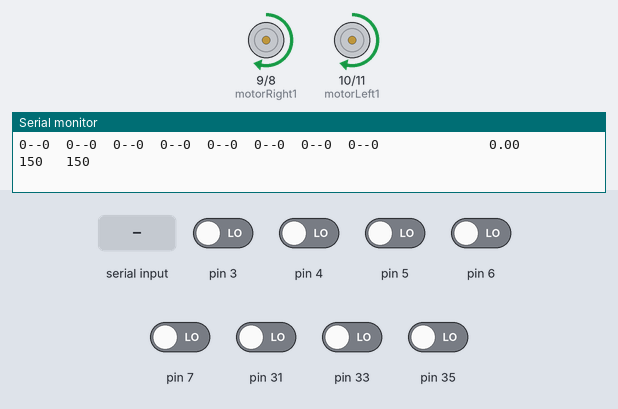
This sketch was run on a simulated Arduino Mega 2560, built with avr-gcc and run on an emulated ATmega2560. Parts: motor-driver pin pairs drawn as motors (green arrow = first pin HIGH = forward, orange = second pin HIGH = backward, longer = more drive), the last lines printed to the serial monitor. The test bench sets the inputs (shaded band); at power-on: pin 3–7, pin 31, pin 33, pin 35 LOW.

Above: at 12.2 s.
12.3 s: pin 6 driven HIGH
At 13.5 s:
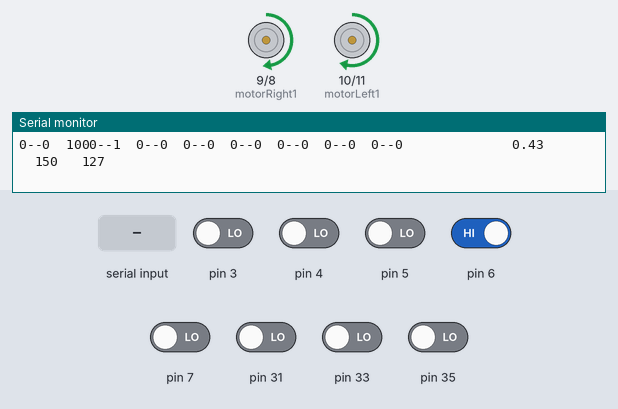
13.8 s: "I90\n" received over the second serial link
At 14.3 s:
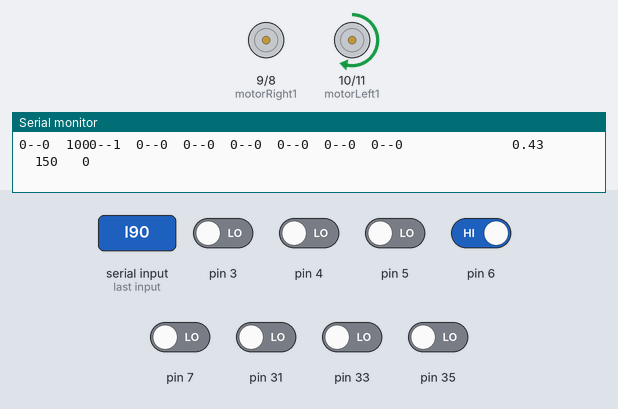
15.4 s: "H90\n" received over the second serial link
At 16.7 s:
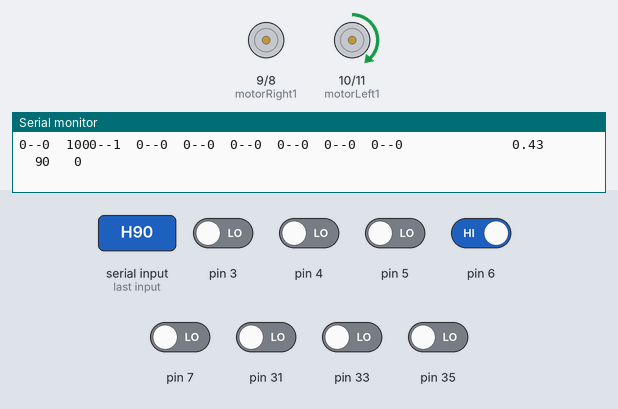
17.0 s: "I|45\n" received over the second serial link
At 18.2 s:
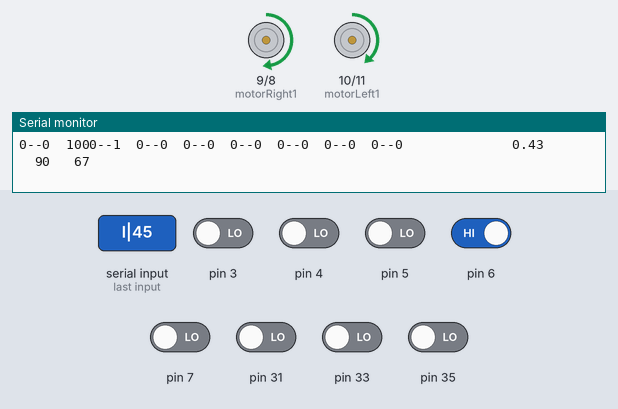
18.5 s: pin 4 driven HIGH
At 19.4 s:
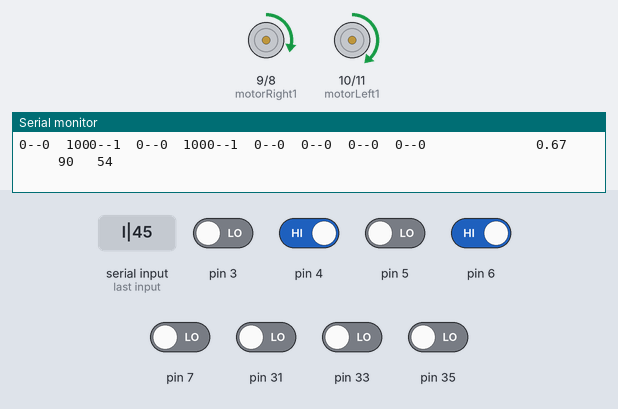
20.1 s: pin 3 driven HIGH
At 20.9 s:
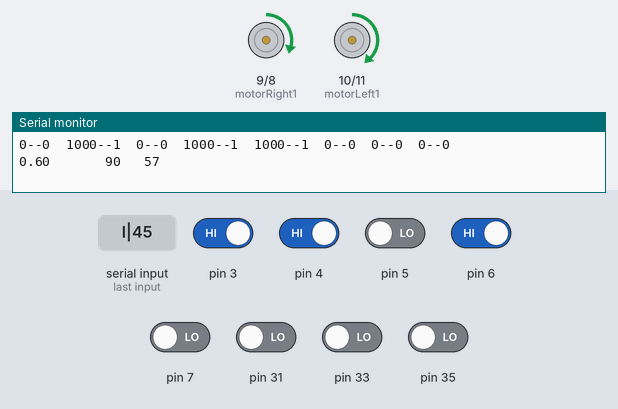
Timing chart, 0 to 23.1 s (numbered marks = the images above; inputs shaded):
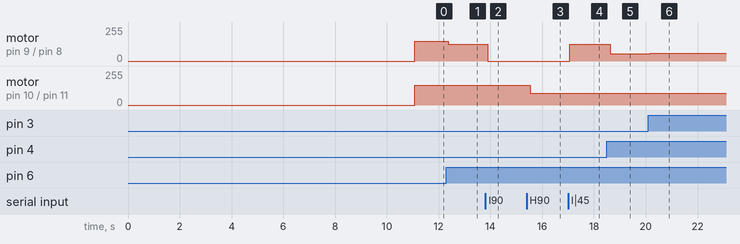

Measured:
- after the input at 12.3 s, motor on pin 9 (motorRight1) / pin 8 (motorRight2): forward 150/255 → forward 127/255 after 0.07 s
- after the input at 13.8 s, motor on pin 9 (motorRight1) / pin 8 (motorRight2): forward 127/255 → stopped after 0.09 s
- after the input at 15.4 s, motor on pin 10 (motorLeft1) / pin 11 (motorLeft2): forward 150/255 → forward 90/255 after 0.13 s
- after the input at 17.0 s, motor on pin 9 (motorRight1) / pin 8 (motorRight2): stopped → forward 127/255 after 0.07 s
- after the input at 18.5 s, motor on pin 9 (motorRight1) / pin 8 (motorRight2): forward 127/255 → forward 54/255 after 0.13 s
- after the input at 20.1 s, motor on pin 9 (motorRight1) / pin 8 (motorRight2): forward 54/255 → forward 57/255 after 0.08 s

The sketch:

Logic.ino
```cpp
#include <QTRSensors.h>


////////////////Set these parameters////////////////////////////////////////////////////////////////////////////////////////////////////////////
int sensorMode = 0; //0-calibrationON & calibrated values; 1-raw values; 2-calibrated+position
int crit = 500; // senorValue<crit: white
int errorMode = 1; // 0=digital & 1=analog

int turnStDelay = 100;

int fullSpeed = 150;
int turnSpeed = 90;
int lowSpeed = 0;

float Kp = 55;
float Kd = 0;
float Ki = 0;
//////////////////////////////////////////////////////


#define NUM_SENSORS   8     // number of sensors used
#define TIMEOUT       2500  // waits for 2500 microseconds for sensor outputs to go low
#define EMITTER_PIN   22     // emitter is controlled by digital pin 2
// sensors 0 through 7 are connected to digital pins
QTRSensorsRC qtrrc((unsigned char[]) { 7, 6, 5, 4, 3, 35, 33, 31 },
NUM_SENSORS, TIMEOUT, EMITTER_PIN);


String readString;

const int motorRight1 = 9;
const int motorRight2 = 8;

const int motorLeft1 = 10;
const int motorLeft2 = 11;


int vel;


//
float preverror = 0;
float error = 0;
float derror = 0;
float ierror = 0;

float U;


unsigned int sV[NUM_SENSORS];
bool bSV[NUM_SENSORS]; //sensor values in binary


int flip = 0; // 1=right sensors flipped -1=left sensor flipped
int turn = 0; // 1=right turn  -1=left turn 3=right at finish

int invert = 1;
int firstCross = 0;

void setup()
{

  pinMode(motorRight1, OUTPUT);
  pinMode(motorRight2, OUTPUT);
  pinMode(motorLeft1, OUTPUT);
  pinMode(motorLeft2, OUTPUT);

  if (sensorMode != 1) calibration();
  Serial.begin(9600);
  Serial3.begin(9600);

}


void loop()
{

  if (Serial3.available() > 0) BT();

  readIR();


    if ( sensorCheck("x111111x") )
    {
      turn = 3;
      flip = 0;
    }

    //90 turn
    else if (  turn !=3 && sensorCheck("1111xxx0") )
    {
      flip = -1;
      turn = -1;
    }

    //30 turn
    else if ( turn !=3 && sensorCheck("1xx||xx0") ) // or this logic: 1oo| |xx0
    {
      flip = -1;
      turn = -2;
    }


    //90 turn
    else if (  turn !=3 && sensorCheck("0xxx1111") )
    {
      flip = 1;
      turn = 1;
    }
    //30 turn
    else if (  turn !=3 && sensorCheck("0xx||xx1") ) //or this logic 0xx| |oo1
    {
      flip = 1;
      turn = 2;
    }


    if (flip == 1) sensorFlip(1);
    else if (flip == -1) sensorFlip(-1);

    if ( sensorCheck("00000000") )  //( allwhite() )
    {
        flip = 0;
        //turn = 0;

        if ( (turn == 1) || (turn == 2) ) rightTurn();
        else if ( (turn == -1) || (turn == -2) ) leftTurn();
        //else if (turn == 0) goStraight();  //if turn=0; do nothing, go straight on PID algorithm
    }


    if ( (turn == 3 || turn==1) && sensorCheck("0xxxxxx0") ) rightTurn();

    if ( (turn == 2) && sensorCheck("0xxxxxx0") ) leftTurn();


  computePID();
  moveRobot();

}


void calibration()
{
  delay(50);
  //pinMode(13, OUTPUT);
  //digitalWrite(13, HIGH);    // turn on Arduino's LED to indicate we are in calibration mode
  for (int i = 0; i < 400; i++)  // make the calibration take about 10 seconds
  {
    qtrrc.calibrate();       // reads all sensors 10 times at 2500 us per read (i.e. ~25 ms per call)
  }
  //digitalWrite(13, LOW);     // turn off Arduino's LED to indicate we are through with calibration

  // print the calibration minimum values measured when emitters were on
  Serial.begin(9600);
  for (int i = 0; i < NUM_SENSORS; i++)
  {
    Serial.print(qtrrc.calibratedMinimumOn[i]);
    Serial.print(' ');
  }
  Serial.println();

  // print the calibration maximum values measured when emitters were on
  for (int i = 0; i < NUM_SENSORS; i++)
  {
    Serial.print(qtrrc.calibratedMaximumOn[i]);
    Serial.print(' ');
  }
  Serial.println();
  Serial.println();
  delay(1000);
}


void readIR()
{
  Serial.println();
  // read calibrated sensor values and obtain a measure of the line position from 0 to 5000
  // To get raw sensor values, call:
  //  qtrrc.read(sV); instead of unsigned int position = qtrrc.readLine(sV);

  //unsigned int position = qtrrc.readLine(sV);
  if ( sensorMode == 0 ) qtrrc.readCalibrated(sV);
  else if ( sensorMode == 1 ) qtrrc.read(sV);
  else if ( sensorMode == 2 ) int position = qtrrc.readLine(sV);

  // print the sensor values as numbers from 0 to 1000, where 0 means maximum reflectance and
  // 1000 means minimum reflectance, followed by the line position
  for (unsigned char i = 0; i < NUM_SENSORS; i++)
  {


    ///////////////////scaes raw values from 0-1000
    if (sensorMode==1) sV[i] = map(sV[i], 0, 2500, 0, 1000);

    /////////////////////////////////////////
    if ( sV[i]>crit ) bSV[i] = 1;
      else bSV[i] = 0;

    Serial.print(sV[i]);
    Serial.print("--");
    Serial.print(bSV[i]);
    Serial.print('\t');
  }
  //Serial.println(); // uncomment this line if you are using raw values
  //Serial.print('   ');
  //Serial.print(position); // comment this line out if you are using raw values

  if ( firstCross==1 && sensorCheck("000||000") ) invert = 0;
  if (invert==1) invertSV();

}


void computePID()
{
  //analog version of code
  if (errorMode == 1)
    error = ( (-4.0*sV[0]) + (-3.0*sV[1]) + (-2.0*sV[2]) + (-1.0*sV[3]) + (1.0*sV[4]) + (2.0*sV[5]) + (3.0*sV[6]) + (4.0*sV[7]));
    if ((sV[0]+sV[1]+sV[2]+sV[3]+sV[4]+sV[5]+sV[6]+sV[7]) > 10) error = error/((sV[0]+sV[1]+sV[2]+sV[3]+sV[4]+sV[5]+sV[6]+sV[7]));
  //

  //digital version of code
  if (errorMode == 0)
  {
    error =   ((-4.0*bSV[0]) + (-3.0*bSV[1]) + (-2.0*bSV[2]) + (-1.0*bSV[3])   + (1.0*bSV[4]) + (2.0*bSV[5]) + (3.0*bSV[6]) + (4.0*bSV[7])) ;
    if ((bSV[0]+bSV[1]+bSV[2]+bSV[3]+bSV[4]+bSV[5]+bSV[6]+bSV[7])!=0) error/=(bSV[0]+bSV[1]+bSV[2]+bSV[3]+bSV[4]+bSV[5]+bSV[6]+bSV[7]);
  }
  //
  derror = error - preverror;
  ierror += error;
  U = Kp * error + Kd * derror + Ki * ierror;
  preverror = error;

  Serial.print("            ");
  Serial.print(error);
}


void BT()
{
  while (Serial3.available())
  {
    delay(3);
    char c = Serial3.read();
    readString += c;
  }

  if (readString.length() > 0)
  {
    if (readString[0] == 'P') Kp = converter(readString);
    else if (readString[0] == 'I') Ki = converter(readString);
    else if (readString[0] == 'D') Kd = converter(readString);
    else if (readString[0] == 'H') fullSpeed = converter(readString);
    else if (readString[0] == 'L') turnSpeed = converter(readString);
  }
  readString = "";
}


float converter (String x)
{
  int l = x.length();
  char z[l];
  for ( int i = 0; i < l; i++)
    z[i] = x[i + 1];
  return atof(z);
}


void moveRobot()
{
  if (U < 0)
  {
    vel = fullSpeed + (int)U;
    if (vel>fullSpeed)vel=fullSpeed;
    else if (vel<lowSpeed) vel=lowSpeed;

    analogWrite(motorRight1, fullSpeed);
    analogWrite(motorRight2, 0);

    if  (vel>0)
    {
      analogWrite(motorLeft1, abs(vel));
      analogWrite(motorLeft2, 0);
    }

    else
    {
      analogWrite(motorLeft1, 0);
      analogWrite(motorLeft2, abs(vel));

     }

     Serial.print("       ");
     Serial.print(vel);
     Serial.print("   ");
     Serial.print(fullSpeed);
  }

  else if (U >= 0)
  {
    vel = fullSpeed - (int)U;
    if (vel>fullSpeed)vel=fullSpeed;
    else if (vel<lowSpeed) vel=lowSpeed;


    analogWrite(motorLeft1, fullSpeed);
    analogWrite(motorLeft2, 0);

    if (vel>0)
    {
      analogWrite(motorRight1, abs(vel));
      analogWrite(motorRight2, 0);
    }

    else
    {
      analogWrite(motorRight1,0);
      analogWrite(motorRight2, abs(vel));
    }

    Serial.print("       ");
    Serial.print(fullSpeed);
    Serial.print("   ");
    Serial.print(vel);
  }
}


int sensorCheck(String val)
{
    //int bSV[]={0,0,0,1,1,1,0,1};
    //char* val = "0xx||oo1";

    int rarray[8];
    int returnVal = 1;

    for (int i=7; i>=0; i--)
    {
        if ( val[i]=='x' || ( bSV[i]==1 && val[i]=='1' ) || (bSV[i]==0 && val[i]=='0') ) rarray[i]=1;
        else if ( val[i]=='|' && bSV[i]==1 )  rarray[i]=2;
        else if ( val[i]=='|' && bSV[i]==0 ) rarray[i]=3;
        else if ( val[i]=='o' && bSV[i]==0 ) rarray[i]=8;
        else if ( val[i]=='o' && bSV[i]==1 ) rarray[i]=9;
        else rarray[i]=0;
        //printf("%d", rarray[i]);
    }

    //printf("\n");

    for (int i=0; i<8; i++)
    {

        int chkr = 0;
        if (rarray[i]==2 || rarray[i]==3)
        {
            int j = i;
            int k = i;

            while(j<8 && (rarray[j]==2 || rarray[j]==3))
            {
                if ( rarray[j]==2 ) chkr = 1;
                j++;
            }
            while(k<8 && (rarray[k]==2 || rarray[k]==3))
            {
                if ( chkr == 1) rarray[k]=1;
                else rarray[k]=0;
                k++;
            }

        }

        if (rarray[i]==8 || rarray[i]==9)
        {
            int j = i;
            int k = i;

            while(j<8 && (rarray[j]==8 || rarray[j]==9))
            {
                if ( rarray[j]==8 ) chkr = 1;
                j++;
            }
            while(k<8 && (rarray[k]==8 || rarray[k]==9))
            {
                if ( chkr == 1) rarray[k]=1;
                else rarray[k]=0;
                k++;
            }

        }

        //printf("%d", rarray[i]);
        returnVal*=rarray[i];
    }
    //printf("\n\n\n%d\n\n",returnVal);

    return returnVal; //0;
}


void invertSV()
{
    for (int i=0; i<8; i++)
    {
      sV[i]= 1000 - sV[i];
      bSV[i] = 1 - bSV[i];
    }
}

void rightTurn()
{

  if (turn!=2)
  {
    moveForward();
    delay(turnStDelay);
  }
  while( bSV[7]==0 )
  {
    moveSharpRight();
    readIR();
  }
  turn = 0;

  moveStop();
  delay(50);

  if ( turn == 3 ) firstCross = 1;
  ierror = 0;
}


void leftTurn()
{
  if (turn != -2)
  {
    moveForward();
    delay(turnStDelay);
  }
  while( bSV[2]==0 )
  {
    moveSharpLeft();
    readIR();
  }
  turn = 0;
  ierror = 0;

}
void goStraight()
{
  while ( sensorCheck("||||||||") )
  {
    moveForward();
    readIR;
  }

  turn = 0;
}

void sensorFlip(int x)
{
  if ( x=1 )
  {
    sV[7]=sV[0];
    sV[6]=sV[1];
    sV[5]=sV[2];
    bSV[7]=bSV[0];
    bSV[6]=bSV[1];
    bSV[5]=bSV[2];
  }

  if ( x=-1 )
  {
    sV[0]=sV[7];
    sV[1]=sV[6];
    sV[2]=sV[5];
    bSV[0]=bSV[7];
    bSV[1]=bSV[6];
    bSV[2]=bSV[5];
  }

}


void moveForward()
{
 analogWrite(motorLeft1,turnSpeed);
 analogWrite(motorLeft2,0);
 analogWrite(motorRight1,turnSpeed);
 analogWrite(motorRight2,0);
}
void moveSharpRight()
{
 analogWrite(motorLeft1,turnSpeed);
 analogWrite(motorLeft2,0);
 analogWrite(motorRight1,0);
 analogWrite(motorRight2,turnSpeed);
}

void moveSharpLeft()
{
 analogWrite(motorLeft1,0);
 analogWrite(motorLeft2,turnSpeed);
 analogWrite(motorRight1,turnSpeed);
 analogWrite(motorRight2,0);
}

void moveStop()
{
 analogWrite(motorLeft1,0);
 analogWrite(motorLeft2,0);
 analogWrite(motorRight1,0);
 analogWrite(motorRight2,0);
}
```
